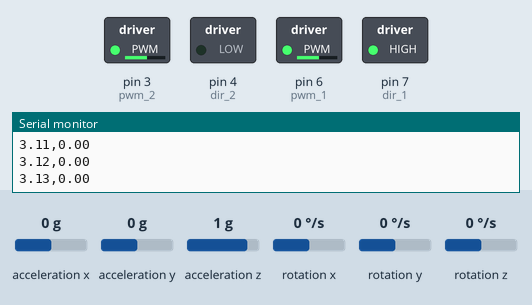
This sketch was run on a simulated Arduino Uno, built with avr-gcc and run on an emulated ATmega328P. On the bench: switched loads named in the sketch (green lamp = pin HIGH), the last lines printed to the serial monitor. The test bench sets the inputs (shaded band); at power-on: rotation z 0 °/s, acceleration x 0 g, acceleration y 0 g, acceleration z 1 g, rotation x 0 °/s, rotation y 0 °/s.

Above: at 3.2 s.
3.3 s: rotation z set to -192 °/s
At 3.9 s:
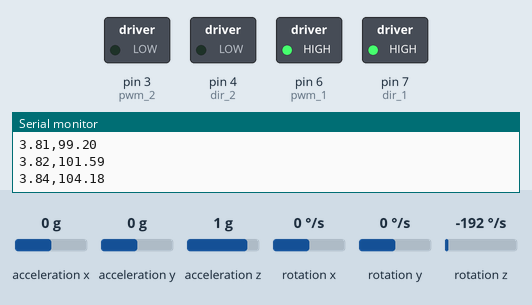
4.8 s: rotation z set to 100 °/s
7.8 s: rotation z set to -4 °/s
At 8.97 s:
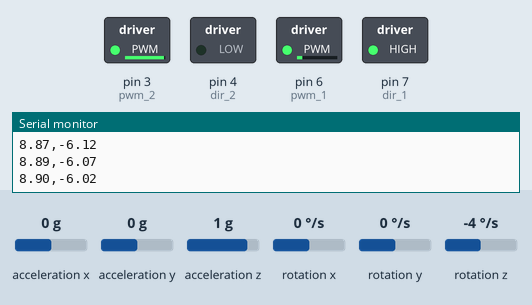
10.8 s: rotation z set to 192 °/s
Timing chart, 0 to 37.4 s (numbered marks = the images above; inputs shaded):
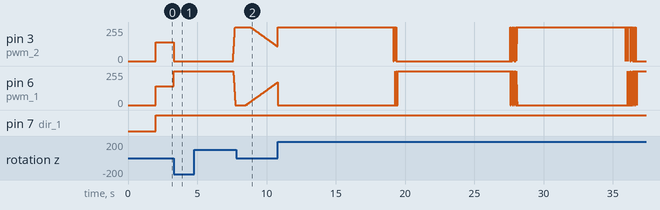

Measured:
- after the input at 3.3 s, pin 3 (pwm_2): 140/255 → 0/255 at once; pin 6 (pwm_1): 140/255 → 255/255 at once
- after the input at 4.8 s, pin 3 (pwm_2): moves from 0/255 to 255/255 over 0.14 s, starting after 2.8 s; pin 6 (pwm_1): moves from 255/255 to 0/255 over 0.14 s, starting after 2.8 s

The sketch:

Control.ino
```cpp
#include "Wire.h"
#include <MPU6050_light.h>
#include <Arduino.h>


#define dir_1 7
#define pwm_1 6
#define dir_2 4
#define pwm_2 3

MPU6050 mpu(Wire);


unsigned long timer = 0;
float angle;
float rotationTarget=0;
float rotationActual;

float rotationError;
float rotationErrorOld=0;
float rotationErrorNew=0;
float rotationErrorChange=0;
float rotationErrorDerivative=0;

float rotationErrorArea=0;

int miliOld=0;
int miliNew=0;
int dt=0;

int pwmValue1;
int pwmValue2;
int k1=15;
int k2=500;
float k3=0.30;


double straight(){

  digitalWrite(dir_1,HIGH); //RIGHT WHEEL FORWARD WHEN HIGH
  digitalWrite(dir_2,LOW); //LEFT WHEEL BACKWARD WHEN HIGH

  miliOld=miliNew;
  miliNew=millis();
  dt=miliNew-miliOld;

  rotationError = rotationTarget-rotationActual;
  rotationErrorNew=rotationError;

  rotationErrorChange=rotationErrorNew-rotationErrorOld;
  rotationErrorDerivative=rotationErrorChange/dt;

  rotationErrorArea=rotationError*dt;

  pwmValue1 = 140 + (k1*rotationError+k2*rotationErrorDerivative+k3*rotationErrorArea);
  pwmValue2 = 140 - (k1*rotationError+k2*rotationErrorDerivative+k3*rotationErrorArea);
  pwmValue1=constrain(pwmValue1,0,255);
  pwmValue2=constrain(pwmValue2,0,255);

  if(abs(rotationError) == 0){

    analogWrite(pwm_2, 140);
    analogWrite(pwm_1, 140);
  }

  if(abs(rotationError) > 0){

    analogWrite(pwm_2, pwmValue2);
    analogWrite(pwm_1, pwmValue1);
  }

  //Serial.println(0);
  Serial.print(millis()/1000.0);
  Serial.print(",");
  Serial.println((rotationError));


  //Serial.print("derivative= ");
  //Serial.println(rotationErrorDerivative*10);
  delay(5);
  rotationErrorOld=rotationErrorNew;

}

void setup(){

  Serial.begin(9600);
  Wire.begin();

  byte status = mpu.begin();
  Serial.print(F("MPU6050 status: "));
  Serial.println(status);
  while(status!=0){ } // stop everything if could not connect to MPU6050

 // Serial.println(F("Calculating offsets, do not move MPU6050"));
  delay(1000);
  // mpu.upsideDownMounting = true; // uncomment this line if the MPU6050 is mounted upside-down
  mpu.calcOffsets(); // gyro and accelero
  //Serial.println("Done!\n");

  pinMode(pwm_1,OUTPUT);
  pinMode(dir_1,OUTPUT);
  pinMode(pwm_2,OUTPUT);
  pinMode(dir_2,OUTPUT);


  miliNew=millis();

 }
 void loop(){

  mpu.update();
  rotationActual = mpu.getAngleZ();
  //Serial.print("\tZ : ");
  //Serial.println(rotationActual);
  timer = millis();
  rotationError = rotationTarget-rotationActual;
  int myTime=millis()/1000.0;
  /*if(myTime<5){
    rotationTarget=0;
  }
  if(myTime>5){
    rotationTarget=270;
  }*/
  straight();

 }
```
